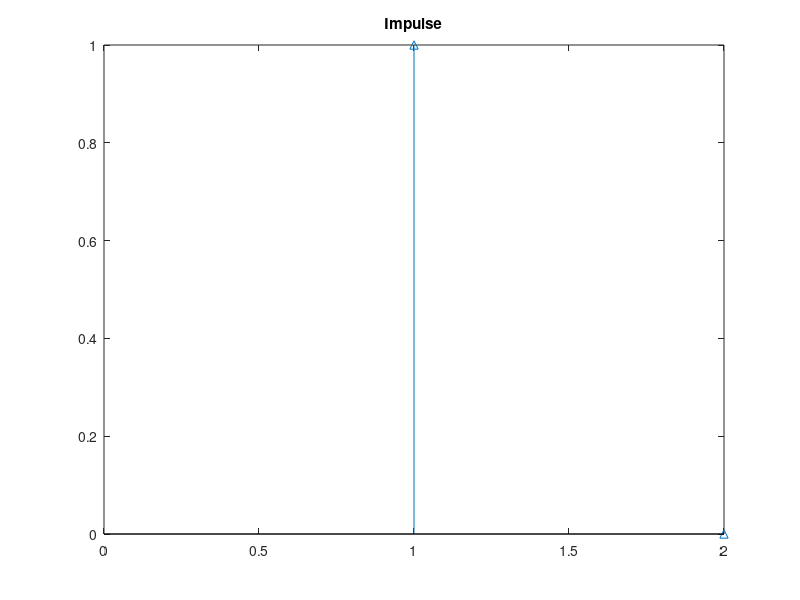
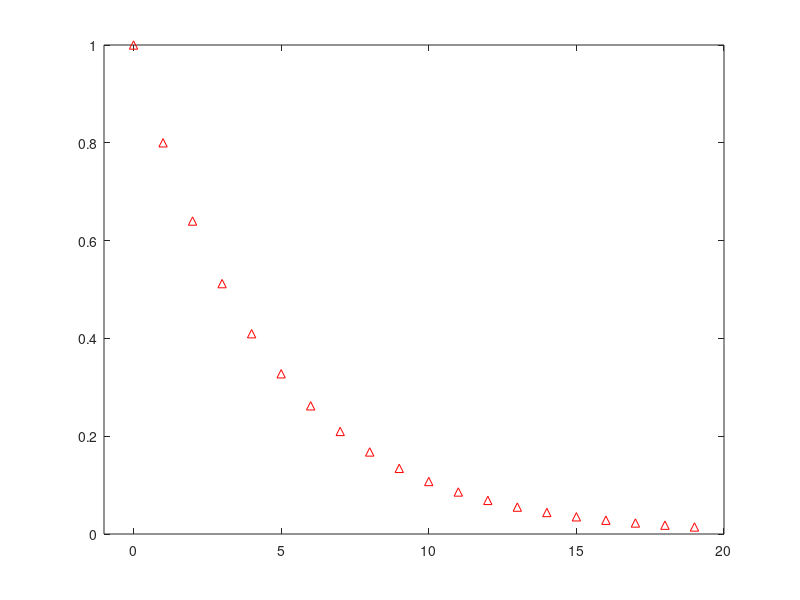
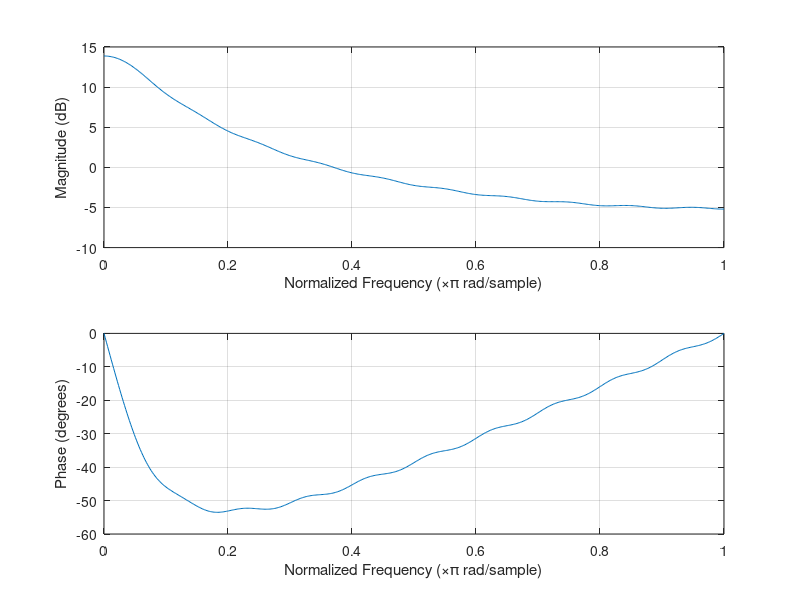

The MATLAB script that drew these images, in order:
clc; clear; clf; close all;
imp = [1; zeros(19,1)];
b = 1;
a = [1 -0.8];

h = filter(b,a,imp);
figure(1)
stem(imp, '^')
title('Impulse')
axis([0 2 0 1])
figure(2)
impz(h)
axis([-1 20 0 1])
figure(3)
freqz(h)